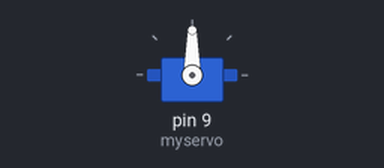
Simulated run of this sketch. Board: Arduino Uno, built with avr-gcc and run on an emulated ATmega328P. Parts: servo.

Above: at 0.05 s.
At 4.0 s:
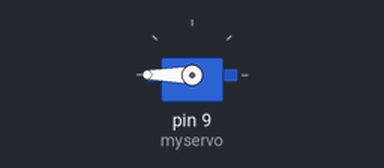
At 8.0 s:
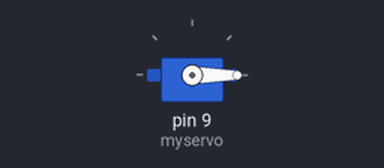
Timing chart, 0 to 10.4 s (numbered marks = the images above):
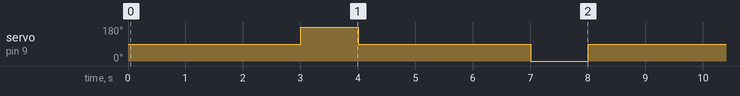

Measured:
- by itself, servo on pin 9 (myservo): repeats every 8.0 s: 90° 3.0 s, 0° 1.0 s, 90° 3.0 s, 180° 1.0 s

The sketch:

Prueba_Servo.ino
```cpp
#include <Servo.h>

Servo myservo;

void setup(){
  myservo.attach(9);
}

//De 0 a 89 es dirección antihoraria, siendo 0 la mayor velocidad.
//90 es condición de parada.
//De 91 a 180 es dirección horaria, siendo 180 la mayor velocidad.

void loop(){
  myservo.write(90); //Valor del servo para estar quieto.
  delay(3000);
  myservo.write(180); //
  delay(1000);
  myservo.write(90); //Valor del servo para estar quieto.
  delay(3000);
  myservo.write(0); //
  delay(1000);
}
```
